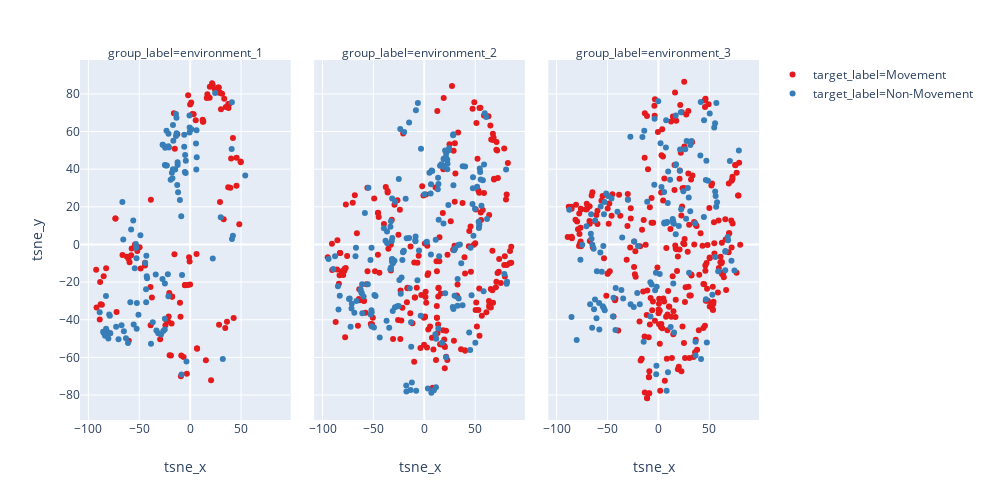

Write notebook code for a chart like this one.
### Code cell
px.scatter(tsne_res, x="tsne_x", y="tsne_y", color="target_label", 
              hover_name="target_label", width = 990, height = 500,
           color_discrete_sequence = px.colors.qualitative.Set1, facet_col = 'group_label'
              )

### Figure 1 — Plotly figure (JSON) as saved in the notebook; plotly's stock layout.template omitted (floating-point values rounded to 4 significant figures; data arrays with more than 128 entries replaced by an {"elided": "..."} marker saying what was removed)
{"data": [{"hovertemplate": "<b>%{hovertext}</b><br><br>group_label=environment_1<br>target_label=Movement<br>tsne_x=%{x}<br>tsne_y=%{y}<extra></extra>", "hovertext": ["Movement", "Movement", "Movement", "Movement", "Movement", "Movement", "Movement", "Movement", "Movement", "Movement", "Movement", "Movement", "Movement", "Movement", "Movement", "Movement", "Movement", "Movement", "Movement", "Movement", "Movement", "Movement", "Movement", "Movement", "Movement", "Movement", "Movement", "Movement", "Movement", "Movement", "Movement", "Movement", "Movement", "Movement", "Movement", "Movement", "Movement", "Movement", "Movement", "Movement", "Movement", "Movement", "Movement", "Movement", "Movement", "Movement", "Movement", "Movement", "Movement", "Movement", "Movement", "Movement", "Movement", "Movement", "Movement", "Movement", "Movement", "Movement", "Movement", "Movement", "Movement", "Movement", "Movement", "Movement", "Movement", "Movement", "Movement", "Movement", "Movement", "Movement", "Movement", "Movement", "Movement", "Movement", "Movement", "Movement", "Movement", "Movement", "Movement", "Movement", "Movement", "Movement", "Movement", "Movement", "Movement", "Movement", "Movement", "Movement", "Movement", "Movement", "Movement", "Movement", "Movement", "Movement", "Movement", "Movement", "Movement", "Movement", "Movement", "Movement", "Movement", "Movement", "Movement", "Movement", "Movement"], "legendgroup": "target_label=Movement", "marker": {"color": "rgb(228,26,28)", "symbol": "circle"}, "mode": "markers", "name": "target_label=Movement", "showlegend": true, "type": "scatter", "uid": "fe6c7b50-a36e-4b09-816f-892c46f187e8", "x": [-66.45, -1.973, 19.1, -15.43, -38.94, -5.091, 28.18, -37.59, 19.33, 37.39, -17.74, 40.25, -57.45, -15.05, 12.29, 49.73, -62.09, 39.49, -17.76, -8.732, 24.23, -73.37, -15.97, -60.53, 5.483, -21.12, -21.64, 42.04, -82.55, 31.38, 48.27, -91.95, 3.404, -88.85, 45.61, 15.45, -0.03551, 28.4, -9.469, -38.81, -29.48, 6.72, 22.21, -78.63, 42.75, -86.75, -88.46, 1.044, 34.48, 6.243, -0.524, -6.47, 29.31, -72.31, 38.17, 12.94, 16.94, -49.65, -24.29, 27.63, -12.64, 49.54, 25.32, -57.93, 32.92, 20.56, -84.97, -1.047, -3.265, -59.55, -20.19, -9.077, -2.162, -18.87, 21.53, 16.31, 6.835, -48.68, -44.32, 12.47, -60.28, 29.28, -44.37, -10.01, -5.167, -20.51, -0.04921, -73.48, 37.44, -38.57, -92.32, 33.48, -23.31, -87.88, -51.96, 35.03, -51.35, -18.26, 28.64, 2.123, 37.64, -54.28, 30.28, 45.49, 36.18], "xaxis": "x", "y": [-5.564, 79.23, 78.0, -5.233, -22.63, -21.62, 83.4, -28.21, 83.78, 30.39, -27.74, 45.7, -2.107, 50.8, 66.28, 43.71, -6.494, 30.11, -27.63, -59.01, 82.45, 13.77, 69.68, -7.557, 66.04, -38.23, -40.97, 56.63, -12.61, 80.1, 10.68, -33.5, 69.18, -39.86, 46.01, -61.47, 74.3, -42.64, -38.41, -42.93, -50.4, -55.19, 84.78, -47.16, -39.08, -32.09, -19.9, 75.46, -44.42, -5.1, -9.064, -59.78, 22.62, -35.84, 74.54, 65.28, 79.84, -1.466, -42.99, 83.33, 58.57, 44.07, 82.06, -5.682, 13.38, -72.13, -16.9, -6.774, -68.63, -9.495, -58.8, -69.96, -21.54, -59.05, 85.6, 77.8, -55.41, -12.77, -9.777, 65.17, -51.14, 80.76, -11.16, -30.96, -21.55, -25.8, -21.29, 13.8, 74.69, 23.82, -13.38, 77.44, -40.32, -31.75, -3.439, 73.0, -1.785, -41.95, 80.67, 69.35, 72.49, -0.03256, 71.84, 31.15, -41.06], "yaxis": "y"}, {"hovertemplate": "<b>%{hovertext}</b><br><br>group_label=environment_1<br>target_label=Non-Movement<br>tsne_x=%{x}<br>tsne_y=%{y}<extra></extra>", "hovertext": ["Non-Movement", "Non-Movement", "Non-Movement", "Non-Movement", "Non-Movement", "Non-Movement", "Non-Movement", "Non-Movement", "Non-Movement", "Non-Movement", "Non-Movement", "Non-Movement", "Non-Movement", "Non-Movement", "Non-Movement", "Non-Movement", "Non-Movement", "Non-Movement", "Non-Movement", "Non-Movement", "Non-Movement", "Non-Movement", "Non-Movement", "Non-Movement", "Non-Movement", "Non-Movement", "Non-Movement", "Non-Movement", "Non-Movement", "Non-Movement", "Non-Movement", "Non-Movement", "Non-Movement", "Non-Movement", "Non-Movement", "Non-Movement", "Non-Movement", "Non-Movement", "Non-Movement", "Non-Movement", "Non-Movement", "Non-Movement", "Non-Movement", "Non-Movement", "Non-Movement", "Non-Movement", "Non-Movement", "Non-Movement", "Non-Movement", "Non-Movement", "Non-Movement", "Non-Movement", "Non-Movement", "Non-Movement", "Non-Movement", "Non-Movement", "Non-Movement", "Non-Movement", "Non-Movement", "Non-Movement", "Non-Movement", "Non-Movement", "Non-Movement", "Non-Movement", "Non-Movement", "Non-Movement", "Non-Movement", "Non-Movement", "Non-Movement", "Non-Movement", "Non-Movement", "Non-Movement", "Non-Movement", "Non-Movement", "Non-Movement", "Non-Movement", "Non-Movement", "Non-Movement", "Non-Movement", "Non-Movement", "Non-Movement", "Non-Movement", "Non-Movement", "Non-Movement", "Non-Movement", "Non-Movement", "Non-Movement", "Non-Movement", "Non-Movement", "Non-Movement", "Non-Movement", "Non-Movement", "Non-Movement", "Non-Movement", "Non-Movement", "Non-Movement", "Non-Movement", "Non-Movement", "Non-Movement", "Non-Movement", "Non-Movement", "Non-Movement", "Non-Movement"], "legendgroup": "target_label=Non-Movement", "marker": {"color": "rgb(55,126,184)", "symbol": "circle"}, "mode": "markers", "name": "target_label=Non-Movement", "showlegend": true, "type": "scatter", "uid": "8a257b37-eb83-406b-8c66-a4b36f9b7e75", "x": [-65.14, -63.06, -78.91, -66.57, 22.23, -53.35, -21.9, -5.211, -80.35, -28.61, -8.533, -38.44, -21.4, 1.151, -16.89, 6.453, -8.744, -79.53, -27.17, -22.9, 40.79, -24.8, -4.271, -43.2, -88.86, -26.8, -55.49, -23.25, -81.57, 24.51, -85.48, -21.39, -44.2, -13.92, -82.69, -54.44, -43.03, -0.66, -13.48, -24.81, -31.36, 54.11, -48.86, -12.35, -24.82, -58.8, -55.93, -0.5033, -7.975, 40.97, -65.71, -72.72, -3.631, 41.99, -0.5536, -52.64, -27.03, -57.99, -67.39, -24.06, -26.41, -36.71, -17.96, -61.09, -13.32, -33.82, -13.97, -24.96, -10.07, -78.52, 5.753, 30.09, -42.67, -52.36, -12.71, 32.07, -42.31, -16.91, -52.54, -43.33, -17.42, 6.273, -19.14, -24.55, -5.778, -4.411, -50.79, -16.53, -82.6, -11.88, 6.037, -70.38, -21.27, 41.08, -12.29, -52.97, -33.15, -5.826, -20.8, -14.71, -4.956, -84.86, -83.59], "xaxis": "x", "y": [-46.08, -49.84, -37.88, 22.52, -7.487, 0.1776, -15.81, 38.44, -49.99, -47.83, -69.08, -52.79, 52.17, 61.27, 63.42, 46.4, 15.03, -37.21, -18.3, 41.94, 50.71, -20.73, 44.42, -30.74, -35.96, 52.96, -42.58, 60.42, -46.28, 80.44, -46.34, -27.51, -9.887, 57.63, -27.37, -12.68, -5.982, 68.52, 67.31, 42.21, -47.19, 36.62, 4.825, 43.62, -39.46, -30.65, 12.67, 62.08, -16.22, 75.59, 2.633, -43.7, -62.13, 4.565, 59.48, -7.334, 52.94, 7.885, -42.87, 41.98, -45.99, -41.38, 38.04, -52.38, 59.11, -15.93, 69.36, -45.17, 23.59, -47.16, 53.65, 14.4, -16.93, -31.1, 31.59, -60.82, -17.89, 39.92, -44.76, -23.76, 35.13, 60.62, 34.43, 51.45, 58.31, 38.01, -37.29, 55.13, -44.73, 27.78, 39.77, -50.36, 58.82, 2.956, 42.2, -1.804, -45.73, 51.95, 51.46, 39.86, 47.59, -47.04, -48.5], "yaxis": "y"}, {"hovertemplate": "<b>%{hovertext}</b><br><br>group_label=environment_2<br>target_label=Movement<br>tsne_x=%{x}<br>tsne_y=%{y}<extra></extra>", "hovertext": {"elided": "214 str values"}, "legendgroup": "target_label=Movement", "marker": {"color": "rgb(228,26,28)", "symbol": "circle"}, "mode": "markers", "name": "target_label=Movement", "showlegend": false, "type": "scatter", "uid": "e100023b-b53b-46e5-9444-25b4a59e7839", "x": {"elided": "214 float values"}, "xaxis": "x2", "y": {"elided": "214 float values"}, "yaxis": "y"}, {"hovertemplate": "<b>%{hovertext}</b><br><br>group_label=environment_2<br>target_label=Non-Movement<br>tsne_x=%{x}<br>tsne_y=%{y}<extra></extra>", "hovertext": {"elided": "178 str values"}, "legendgroup": "target_label=Non-Movement", "marker": {"color": "rgb(55,126,184)", "symbol": "circle"}, "mode": "markers", "name": "target_label=Non-Movement", "showlegend": false, "type": "scatter", "uid": "e2d03537-9499-425e-a548-584dfb0b607c", "x": {"elided": "178 float values"}, "xaxis": "x2", "y": {"elided": "178 float values"}, "yaxis": "y"}, {"hovertemplate": "<b>%{hovertext}</b><br><br>group_label=environment_3<br>target_label=Movement<br>tsne_x=%{x}<br>tsne_y=%{y}<extra></extra>", "hovertext": {"elided": "262 str values"}, "legendgroup": "target_label=Movement", "marker": {"color": "rgb(228,26,28)", "symbol": "circle"}, "mode": "markers", "name": "target_label=Movement", "showlegend": false, "type": "scatter", "uid": "38b2aeff-e7d4-4148-86a5-d586851ac260", "x": {"elided": "262 float values"}, "xaxis": "x3", "y": {"elided": "262 float values"}, "yaxis": "y"}, {"hovertemplate": "<b>%{hovertext}</b><br><br>group_label=environment_3<br>target_label=Non-Movement<br>tsne_x=%{x}<br>tsne_y=%{y}<extra></extra>", "hovertext": {"elided": "138 str values"}, "legendgroup": "target_label=Non-Movement", "marker": {"color": "rgb(55,126,184)", "symbol": "circle"}, "mode": "markers", "name": "target_label=Non-Movement", "showlegend": false, "type": "scatter", "uid": "7cb22089-2e9a-475d-b793-3a66f2c59a27", "x": {"elided": "138 float values"}, "xaxis": "x3", "y": {"elided": "138 float values"}, "yaxis": "y"}], "layout": {"annotations": [{"showarrow": false, "text": "group_label=environment_1", "textangle": 0, "x": 0.1552, "xanchor": "center", "xref": "paper", "y": 1.02, "yanchor": "middle", "yref": "paper"}, {"showarrow": false, "text": "group_label=environment_2", "textangle": 0, "x": 0.5, "xanchor": "center", "xref": "paper", "y": 1.02, "yanchor": "middle", "yref": "paper"}, {"showarrow": false, "text": "group_label=environment_3", "textangle": 0, "x": 0.8448, "xanchor": "center", "xref": "paper", "y": 1.02, "yanchor": "middle", "yref": "paper"}], "grid": {"xaxes": ["x", "x2", "x3"], "xgap": 0.1, "xside": "bottom", "yaxes": ["y"], "ygap": 0.1, "yside": "left"}, "height": 500, "legend": {"tracegroupgap": 0}, "margin": {"t": 60}, "width": 990, "xaxis": {"title": {"text": "tsne_x"}}, "xaxis2": {"matches": "x", "title": {"text": "tsne_x"}}, "xaxis3": {"matches": "x", "title": {"text": "tsne_x"}}, "yaxis": {"title": {"text": "tsne_y"}}}}
